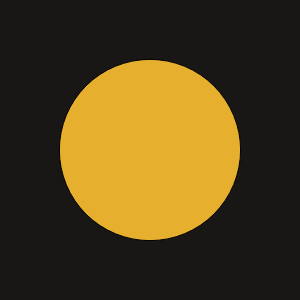
Frame 1 (no input)
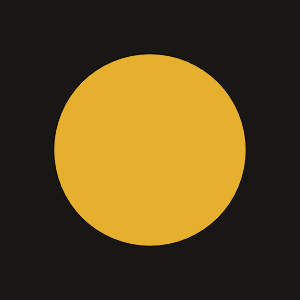
Frame 60 (no input)
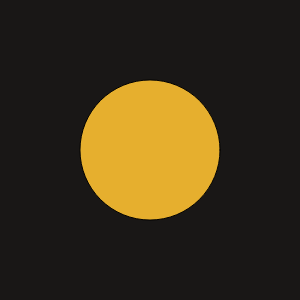
Frame 120 (the mouse pressed at the canvas centre since frame 60)

The p5.js sketch that drew these frames (run headless with seeded random() and noise() and a simulated clock; from frame 60 on, the mouse is pressed at the canvas centre):

// p5.js sketch
// ── sketch.js
function setup() {
  createCanvas(300, 300);
}

function draw() {
  var seconds = millis() / 1000;
  var radius = map(sin(3 * seconds), -1, 1, 50, min(width, height));

  background("#191716");
  fill("#E6AF2E");
  ellipse(width / 2, height / 2, radius, radius);

  // Draw FPS (rounded to 2 decimal places) at the bottom left of the
  // screen
  // var fps = frameRate();
  // fill(255);
  // stroke(0);
  // text("FPS: " + fps.toFixed(2), 10, height - 10);
}
